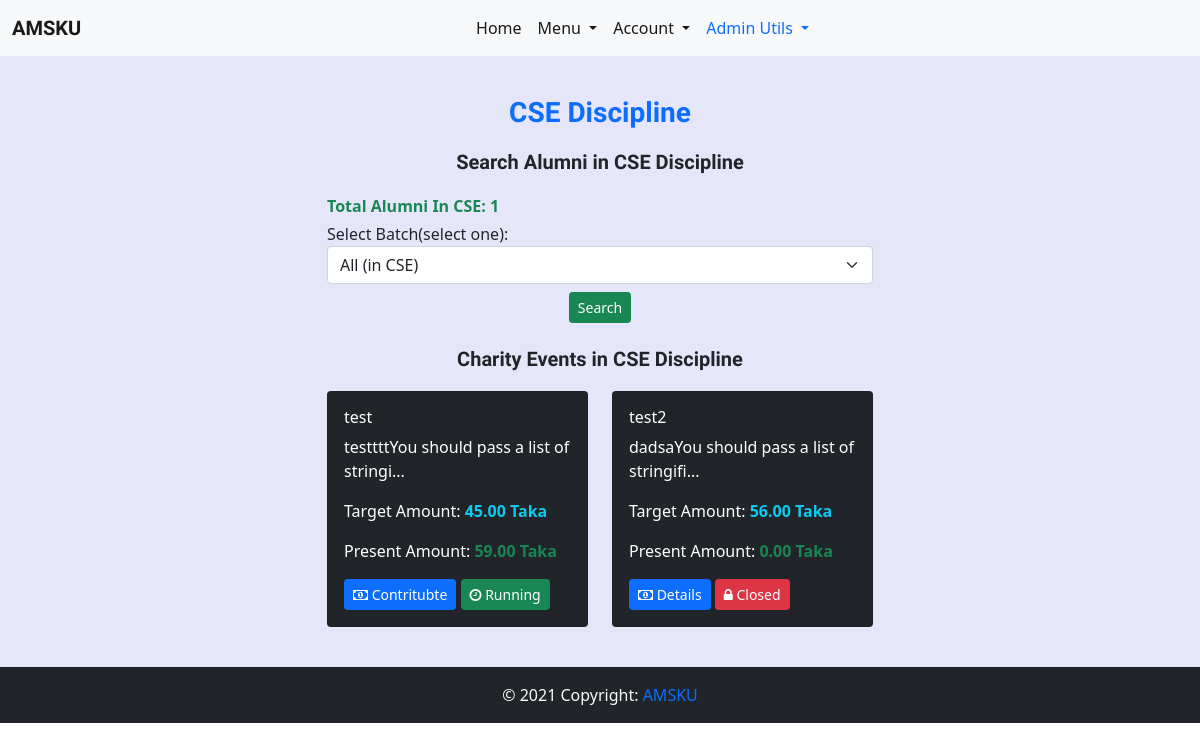
The page /discipline/ (signed in) on the database as committed earlier.
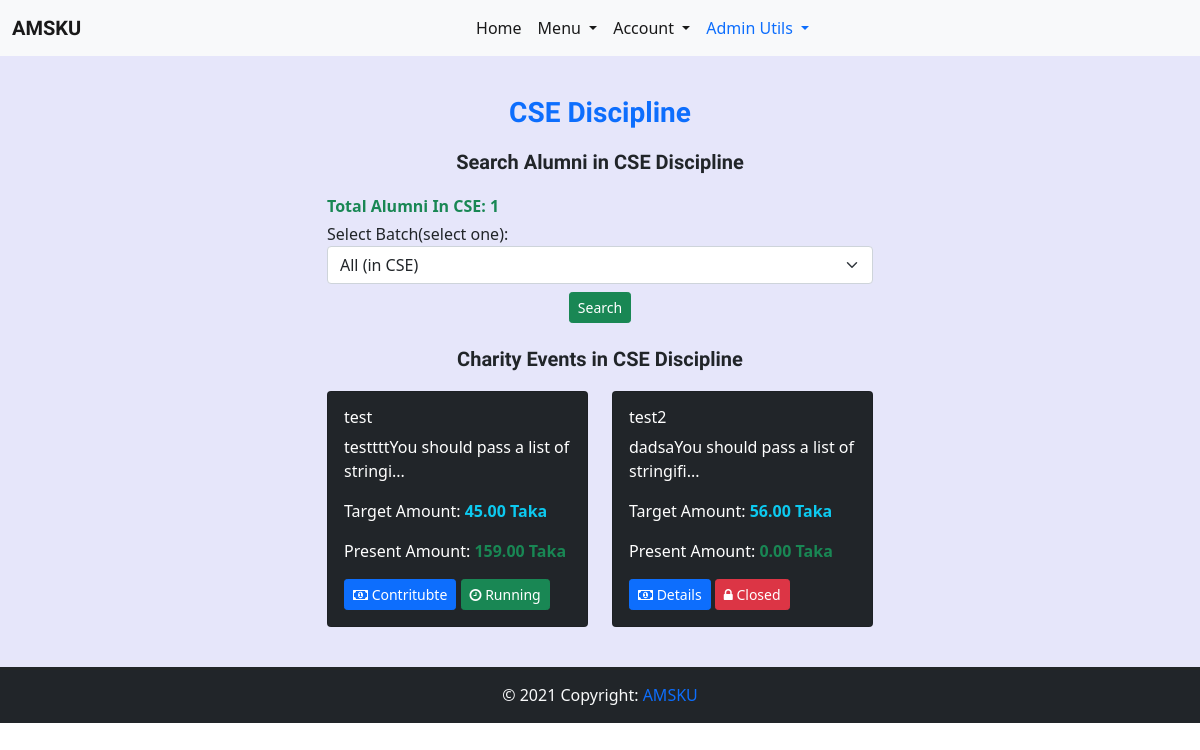
The same page on the database as committed later.
### charity_events/models.py (models this page shows)
class Event(models.Model):
    discipline_list = ['Architecture','CSE','ECE','Math','URP','Physics','Chemistry','Stat','Pharmacy','BGE','FWT','FMRT','Agrotechnology','ES','SWE','BAD','HRM','DP','PM','DS','History','English','Bangla','IER','Sculpture','Econ','Sociology','MCJ','Law']
    Discipline_Choices = []
    for x in discipline_list:
        Discipline_Choices.append((x,x))
    headline = models.CharField(max_length=200)
    description = models.TextField()
    created_on = models.DateTimeField(default=datetime.now)
    discipline = models.CharField(max_length=255,choices=Discipline_Choices,blank=True)
    target_amount = models.DecimalField(max_digits=15, decimal_places=2)
    present_amount = models.DecimalField(max_digits=15, decimal_places=2,default=0)
    running = models.BooleanField(default=True)
    def __str__(self):
        return self.headline

### home/views.py (the view)
# urls.py: path('discipline/',discipline_view,name='discipline_view'),
@login_required
@check_profile
def discipline_view(request):
    discipline = request.user.alumni_profile.discipline
    total_alumni = Alumni_Profile.objects.filter(Q(discipline=discipline) & Q(is_verified=True)).count()
    batch = list(Alumni_Profile.objects.values_list('batch',flat=True).filter(Q(is_verified=True) & Q(discipline=discipline)))
    batch.sort()
    batch.insert(0,f'All (in {discipline})')
    events = Event.objects.filter(discipline=discipline)
    print(events)
    context = {
        'discipline':discipline,
        'total_alumni': total_alumni,
        'batches': batch,
        'events':events,
    }
    return render(request,'home/discipline_view.html',context)

### home/context_processors.py (called while the page is built)
def add_variable_to_context(request):
    current_news_letter = News_Letter.objects.all().order_by('-start_date').first()
    return {
        'current_newsletter':current_news_letter,
    }

### templates/home/discipline_view.html (shortened to what this page needs)
{% extends 'base.html' %}
{% block content %}
<h3 class="header text-primary">{{discipline}} Discipline</h3>
<div class="row justify-content-center">
    <div class="col-sm-6">
        <h5 class='header'>Search Alumni in {{discipline}} Discipline</h5>
        <p class='fw-bold text-success mb-1'>Total Alumni In {{discipline}}: {{total_alumni}}</p>
        <form class='mb-4' action="{% url 'home:search_result_discipline' %}" method="POST">
                <div class="form-group">
                    <label for="sel1">Select Batch(select one):</label>
                    <select class="form-select" id="sel1" name="batch">
                        {% for batch in batches %}
                        <option value="{{batch}}">{{batch}}</option>
                        {% endfor %}
                    </select>
                    <div class="d-flex justify-content-center mt-2">
                        <button type="submit" class="btn btn-success btn-sm">Search</button>
                    </div>
            </div>
        </form>
        <h5 class='header'>Charity Events in {{discipline}} Discipline</h5>
        {% if  events %}
        <div class="row">
            {% for event in events %}
                <div class="col-sm-6 mb-3">
                    <div class="card bg-dark text-white">
                        <div class="card-body">
                            <h6>{{event.headline}}</h6>
                            <p>{{event.description| slice:40}}...</p>
                            <p>Target Amount: <span class="text-info fw-bold">{{event.target_amount}} Taka</span> </p>
                            <p>Present Amount: <span class="text-success fw-bold">{{event.present_amount}} Taka</span></p>
                            {% if event.running %}
                            <a href={% url 'charity_events:detail_view' event.id %}><button class='btn btn-primary btn-sm'><i class='fa fa-money'></i> Contritubte</button></a>
                            <button class='btn btn-success btn-sm'><i class='fa fa-clock-o'></i> Running</button>
                            {% else %}
                            <a href={% url 'charity_events:detail_view' event.id %}><button class='btn btn-primary btn-sm'><i class='fa fa-money'></i> Details</button></a>
                            <button class='btn btn-danger btn-sm'><i class='fa fa-lock'></i> Closed</button>
                            {% endif %}
                        </div>
                    </div>
                </div>
                {% endfor %}
            </div>
        {% else %}
        <h5 class="header text-danger">Sorry! There are no charity events in {{discipline}} discipline</h5>
        {% endif %}
    </div>
</div>
{% endblock content %}

Rows that differ between the two databases and show on the page:
changed Event "test": present_amount "59.00" → "159.00"
